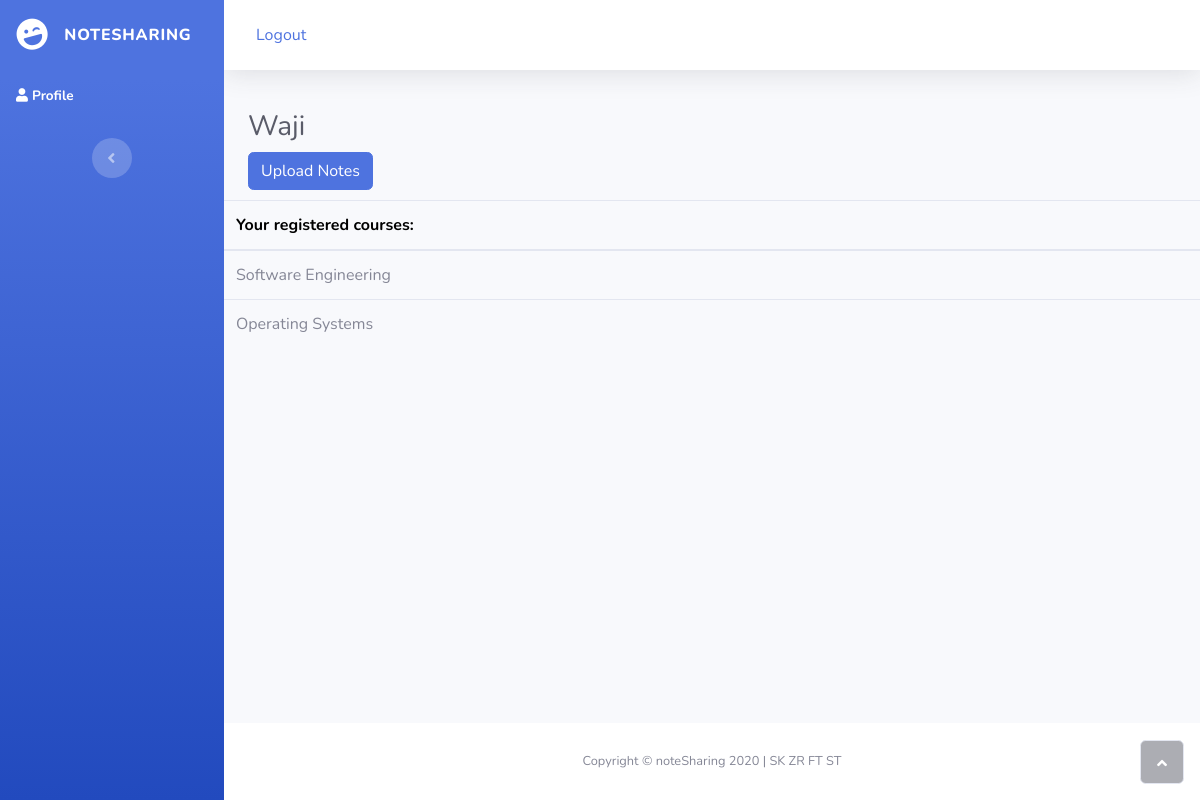
/profile (signed in), run on an earlier commit of the app's database.
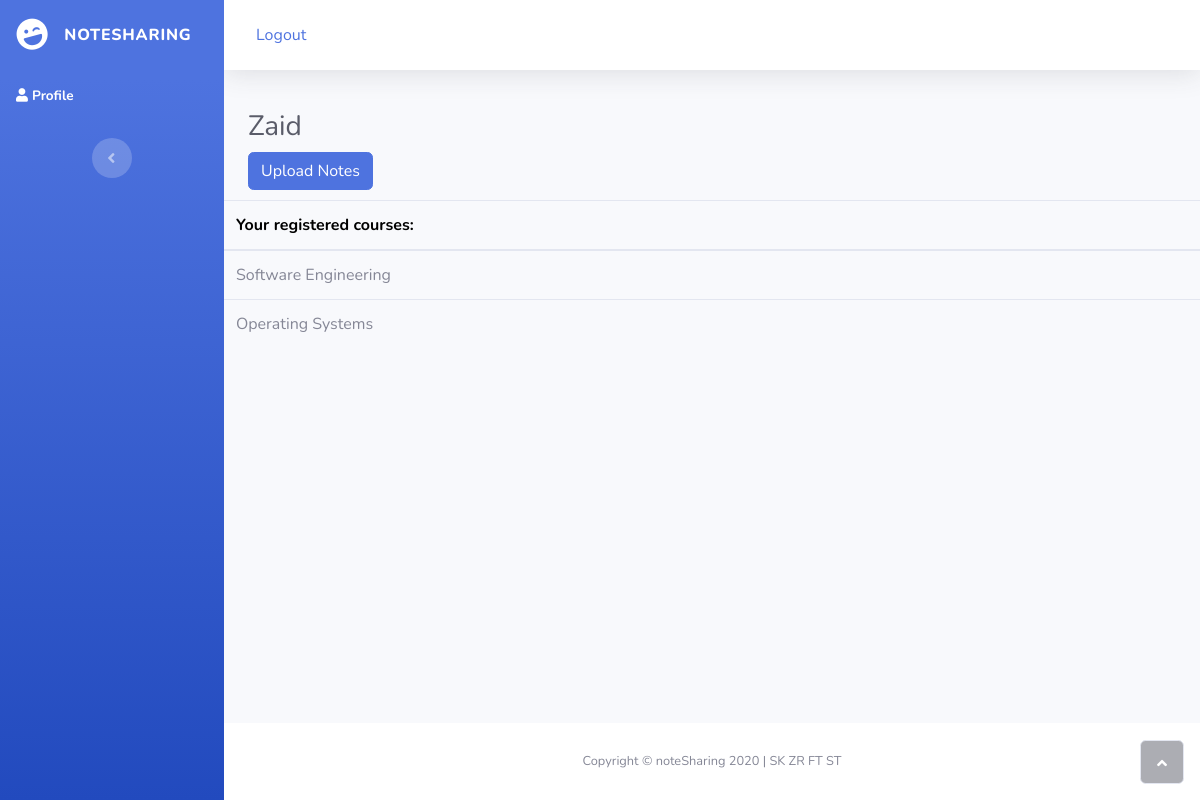
And on a later commit of the database.
### swe_project/models.py (models this page shows, shortened)
class Student(db.Model):
    id=db.Column(db.Integer,primary_key=True)
    user_id=db.Column(db.Integer,db.ForeignKey('user.id'),nullable=False)
    firstname=db.Column(db.String(20),nullable=False)
    lastname=db.Column(db.String(20),nullable=False)

### swe_project/routes.py (the view)
@app.route("/profile", methods=['GET','POST'])
@login_required
def profile():
    Student_or_Faculty=current_user.st_fa
    print(Student_or_Faculty)
    if Student_or_Faculty==True:
        name=Faculty.query.filter_by(user_id=current_user.id).first().firstname
    if Student_or_Faculty==False:
        name=Student.query.filter_by(user_id=current_user.id).first().firstname
    print("The current user id is "+str(current_user.id))
    return render_template('profile.html',University=University,User_FirstName=name,CourseList=Student_Course.studentcourselist(current_user.id))

### swe_project/models.py (called while the page is built)
@login_manager.user_loader
def load_user(user_id):
    return User.query.get(int(user_id))

    def studentcourselist(user_id): #Get all the courses for which a student is registered for...
        student=Student.query.filter_by(user_id=user_id).first()# Get The Student
        studentcourseList=[]#Add Courses he is registered for to this list
        print("THE TEST ID OF THE STUDENT IS ")
        print(student.id)
        StudentCourses=Student_Course.query.filter_by(student_id=student.id).all()#check if this works.
        print("TEST-2 VIEW ALL COURSE")
        for sc in StudentCourses:
            print("Student id is "+str(sc.student_id))
            print("Course id is "+str(sc.course_id))
        for courses in Courses.query.all():
            for studentcourse in StudentCourses:
                if studentcourse.course_id==courses.id:
                    studentcourseList.append(courses)
        return studentcourseList

### swe_project/templates/profile.html (shortened to what this page needs)
<!DOCTYPE html>
<html>
<head>
    <link rel="stylesheet" href="static/assets/bootstrap/css/bootstrap.min.css">
    <link rel="stylesheet" href="static/assets/fonts/fontawesome-all.min.css">
</head>
    <body id="page-top">
    <div id="wrapper">
        <nav class="navbar navbar-dark align-items-start sidebar sidebar-dark accordion bg-gradient-primary p-0">
            <div class="container-fluid d-flex flex-column p-0">
                <a class="navbar-brand d-flex justify-content-center align-items-center sidebar-brand m-0" href="#">
                    <div class="sidebar-brand-icon rotate-n-15"><i class="fas fa-laugh-wink"></i></div>
                    <div class="sidebar-brand-text mx-3"><span>noteSharing</span></div>
                </a>
                <ul class="nav navbar-nav text-light" id="accordionSidebar">
                    <li class="nav-item" role="presentation"><a class="nav-link active" href="profile.html"><i class="fas fa-user"></i><span>Profile</span></a></li>
                </ul>
                <div class="text-center d-none d-md-inline"><button class="btn rounded-circle border-0" id="sidebarToggle" type="button"></button></div>
            </div>
        </nav>
        <div class="d-flex flex-column" id="content-wrapper">
            <div id="content">
                    <nav class="navbar navbar-light navbar-expand bg-white shadow mb-4 topbar static-top">
                            <a class="nav-item nav-link" href="{{ url_for('logout') }}">Logout</a> </nav>
                <div class="container-fluid" style="margin-top: 40px;">
                    <h3 class="text-dark mb-4" style="margin-bottom: 24px;height: 18px;">{{User_FirstName}}</h3><button class="btn btn-primary" type="button" style="margin-bottom: 10px;">Upload Notes</button>
                </div>
                <div class="table-responsive">
                    <table class="table">
                        <thead>
                            <tr>
                                <th style="width: 358px;color: rgb(0,0,0);">Your registered courses:</th>
                            </tr>
                        </thead>
                        <tbody>
                            <tr>
                                <td>Software Engineering</td>
                            </tr>
                            <tr>
                                <td>Operating Systems</td>
                            </tr>
                        </tbody>
                    </table>
                </div>
            </div>
            <footer class="bg-white sticky-footer">
                <div class="container my-auto">
                    <div class="text-center my-auto copyright"><span>Copyright © noteSharing 2020 | SK ZR FT ST</span></div>
                </div>
            </footer>
        </div><a class="border rounded d-inline scroll-to-top" href="#page-top"><i class="fas fa-angle-up"></i></a></div>
</body>
</html>

What changed in the data, as far as the page shows it:
removed Student: firstname "Waji"
now on this page (row edited): Student: firstname "Zaid"
